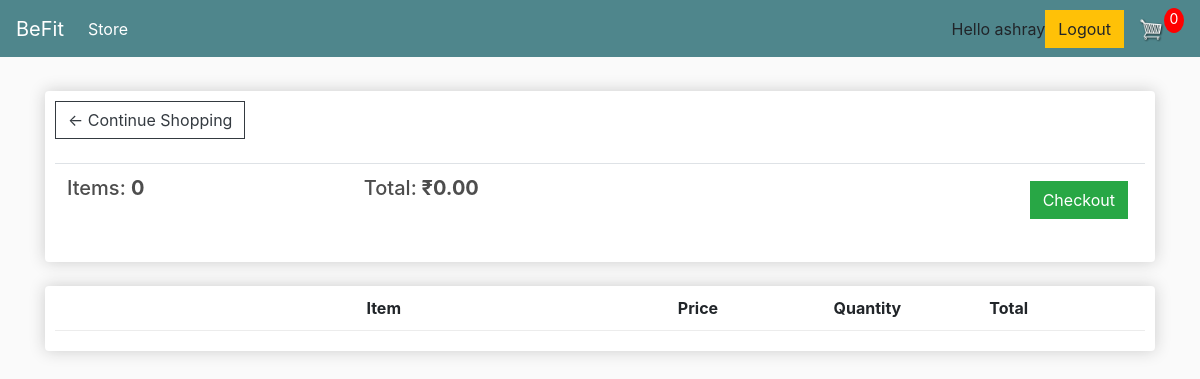
The app's page /cart/ (signed in), older data.
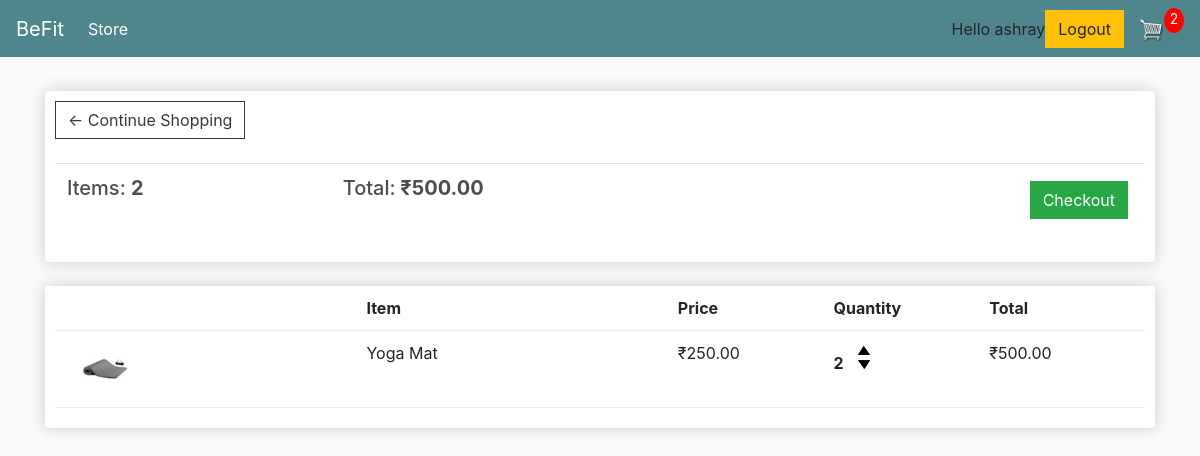
The same page, newer data.
### store/models.py (models this page shows, shortened)
class Order(models.Model):
	customer = models.ForeignKey(Customer, on_delete=models.SET_NULL, null=True, blank=True)
	date_ordered = models.DateTimeField(auto_now_add=True)
	complete = models.BooleanField(default=False, null=True, blank=False)
	transaction_id = models.CharField(max_length=100, null=True)
	@property
	def get_cart_total(self):
		orderitems = self.orderitem_set.all()
		total = sum([item.get_total for item in orderitems])
		return total
	@property
	def get_cart_items(self):
		orderitems = self.orderitem_set.all()
		total = sum([item.quantity for item in orderitems])
		return total

class OrderItem(models.Model):
	product = models.ForeignKey(Product, on_delete=models.SET_NULL, null=True)
	order = models.ForeignKey(Order, on_delete=models.SET_NULL, null=True)
	quantity = models.IntegerField(default=0, null=True, blank=True)
	date_added = models.DateTimeField(auto_now_add=True)
	@property
	def get_total(self):
		total = self.product.price * self.quantity
		return total

class Product(models.Model):
	name = models.CharField(max_length=200)
	price = models.FloatField()
	digital = models.BooleanField(default=False, null=True, blank=True)
	image = models.ImageField(null=True, blank=True)
	@property
	def imageURL(self):
		try:
			url = self.image.url
		except:
			url = ''
		return url

### store/views.py (the view)
# urls.py: path('cart/', cart, name="cart"),
def cart(request):
    data = cartData(request)
    cartItems = data['cartItems']
    order = data['order']
    items = data['items']
    context = {'items':items, 'order':order, 'cartItems':cartItems}
    return render(request, 'store/cart.html', context)

### store/utils.py (called while the page is built)
def cartData(request):
	if request.user.is_authenticated:
		customer = request.user.customer
		order, created = Order.objects.get_or_create(customer=customer, complete=False)
		items = order.orderitem_set.all()
		cartItems = order.get_cart_items
	else:
		cookieData = cookieCart(request)
		cartItems = cookieData['cartItems']
		order = cookieData['order']
		items = cookieData['items']
	return {'cartItems':cartItems ,'order':order, 'items':items}

### templates/store/cart.html
{% extends 'store/main.html' %}
{% load static %}
{% block content %}
<div class="row">
    <div class="col-lg-12">
        <div class="box-element">
            <a class="btn btn-outline-dark" href="{% url 'store' %}">&#x2190; Continue Shopping</a>
            <br>
            <br>
            <table class="table">
                <tr>
                    <th>
                        <h5>Items: <strong>{{order.get_cart_items}}</strong></h5>
                    </th>
                    <th>
                        <h5>Total:<strong> ₹{{order.get_cart_total|floatformat:2}}</strong></h5>
                    </th>
                    <th>
                        <a style="float:right; margin:5px;" class="btn btn-success"
                            href="{% url 'checkout' %}">Checkout</a>
                    </th>
                </tr>
            </table>
        </div>
        <br>
        <div class="box-element">
            <div class="cart-row">
                <div style="flex:2"></div>
                <div style="flex:2"><strong>Item</strong></div>
                <div style="flex:1"><strong>Price</strong></div>
                <div style="flex:1"><strong>Quantity</strong></div>
                <div style="flex:1"><strong>Total</strong></div>
            </div>
            {% for item in items %}
            <div class="cart-row">
                <div style="flex:2"><img class="row-image" src="{{item.product.imageURL}}"></div>
                <div style="flex:2">{{item.product.name}}</div>
                <div style="flex:1">₹{{item.product.price|floatformat:2}}</div>
                <div style="flex:1">
                    <p class="quantity">{{item.quantity}}</p>
                    <div class="quantity">
                        <img data-product={{item.product.id}} data-action="add" class="chg-quantity update-cart" src="{% static  'store/images/arrow-up.png' %}">
                        <img data-product={{item.product.id}} data-action="remove" class="chg-quantity update-cart" src="{% static  'store/images/arrow-down.png' %}">
                    </div>
                </div>
                <div style="flex:1">₹{{item.get_total|floatformat:2}}</div>
            </div>
            {% endfor %}
        </div>
    </div>
</div>
{% endblock content %}

### templates/store/main.html (shortened to what this page needs)
<!DOCTYPE html>
{% load static %}
<html>
<head>
    <link rel="stylesheet" href="https://stackpath.bootstrapcdn.com/bootstrap/4.4.1/css/bootstrap.min.css"
>
    <link rel="stylesheet" type="text/css" href="{% static 'store/css/main.css' %}">
</head>
<body>
    <nav class="navbar navbar-expand-lg navbar-dark bg-dark">
        <a class="navbar-brand" href="{% url 'store' %}">BeFit</a>
        <div class="collapse navbar-collapse" id="navbarSupportedContent">
            <ul class="navbar-nav mr-auto">
                <li class="nav-item active">
                    <a class="nav-link" href="{% url 'store' %}">Store <span class="sr-only">(current)</span></a>
                </li>
            </ul>
            <div class="form-inline my-2 my-lg-0">
                <span>Hello {{request.user}}</span>
                <a href="{% url 'logout' %}" class="btn btn-warning">Logout</a>
                <a href="{% url 'cart' %}">
                    <img id="cart-icon" src="{% static 'store/images/cart.png' %}">
                </a>
                <p id="cart-total">{{cartItems}}</p>
            </div>
        </div>
    </nav>
    <div class="container">
        <br>
        {% block content %}
        {% endblock content %}
    </div>
</body>
</html>

### static/store/css/main.css (style rules this page uses)
body { background-color: hsl(0, 0%, 98%); }
h1,h2,h3,h4,h5,h6 { color:hsl(0, 0%, 30%); }
.box-element { box-shadow:hsl(0, 0%, 80%) 0 0 16px; background-color: #fff; border-radius: 4px; padding: 10px; }
.bg-dark { background-color: #4f868c!important; }
#cart-icon { width:25px; display: inline-block; margin-left: 15px; }
#cart-total { display: block; text-align: center; color:#fff; background-color: red; width: 20px; height: 25px; border-radius: 50%; font-size: 14px; }
.col-lg-4, .col-lg-6, .col-lg-8, .col-lg-12 { margin-top: 10px; }
.btn { border-radius: 0; }
.row-image { width: 100px; }
.cart-row { display: flex; align-items: flex-stretch; padding-bottom: 10px; margin-bottom: 10px; border-bottom: 1px solid #ececec; }
.quantity { display: inline-block; font-weight: 700; padding-right:10px; }
.chg-quantity { width: 12px; cursor: pointer; display: block; margin-top: 5px; transition:.1s; }

Row changes from the older to the newer data that the page shows:
computed for Order: get_cart_items "0" → "2"; get_cart_total "0.00" → "500.00"
added OrderItem: product.imageURL (picture), product.name "Yoga Mat", product.price "250.00", quantity "2", get_total "500.00"
Text that changed along with them:
{{ cartItems }}: "0" → "2"
